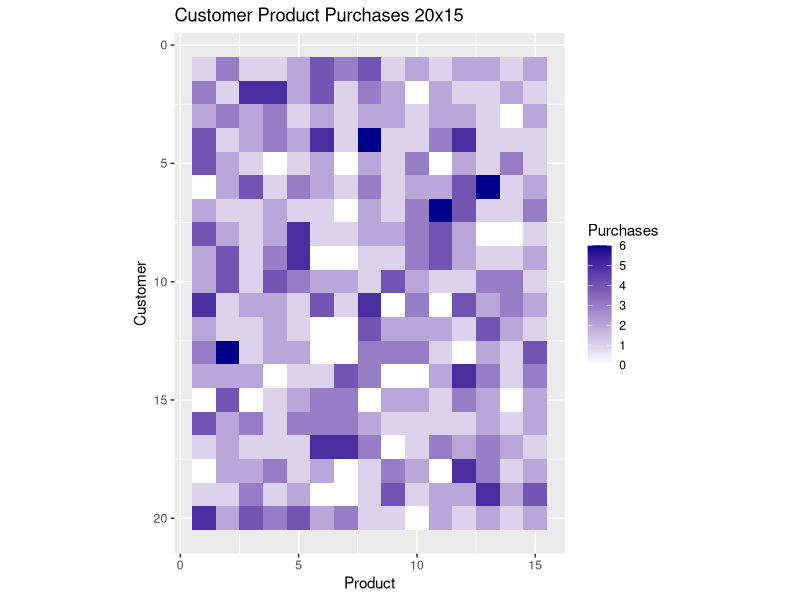
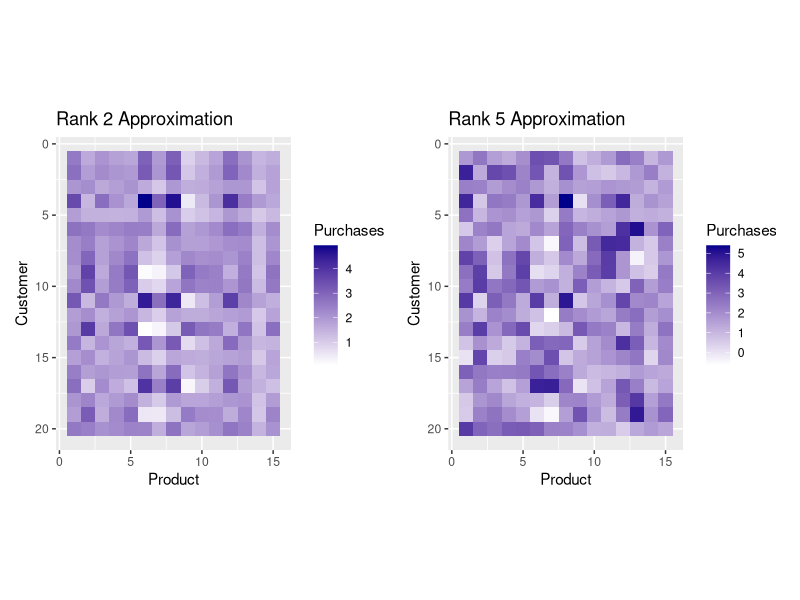
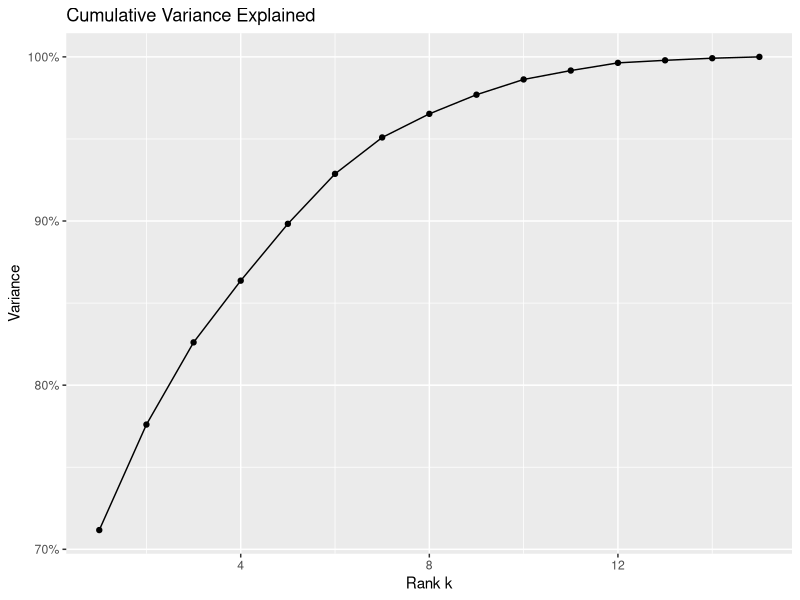

Reproduce these figures in R, in order.
## ---- chunk 1
#| include: false
library(tidyverse)
library(ggplot2)
library(patchwork)
set.seed(123)

# Example customer-product purchase matrix
customers <- paste0("C", 1:20)
products  <- paste0("P", 1:15)
M <- matrix(rpois(300, lambda = 2), nrow = 20, dimnames = list(customers, products))

hm <- function(M, title_txt) {
  tibble::as_tibble(M) |>
    dplyr::mutate(customer = row_number()) |>
    tidyr::pivot_longer(-customer, names_to = "product", values_to = "val") |>
    dplyr::mutate(product = as.integer(factor(product))) |>
    ggplot(aes(product, customer, fill = val)) +
    geom_tile() +
    scale_fill_gradient(low = "white", high = "darkblue") +
    scale_y_reverse() +
    coord_fixed() +
    labs(title = title_txt, x = "Product", y = "Customer", fill = "Purchases")
}
## ---- chunk 2
hm(M, "Customer Product Purchases 20x15")
## ---- chunk 3
sv <- svd(M)
Mk <- function(k) sv$u[,1:k, drop = FALSE] %*% diag(sv$d[1:k], k) %*% t(sv$v[,1:k, drop = FALSE])

p1 <- hm(Mk(2), "Rank 2 Approximation")
p2 <- hm(Mk(5), "Rank 5 Approximation")
p1 + p2
## ---- chunk 4
# show the gif if created
if (file.exists("images/biz_svd_rank_growth.gif")) knitr::include_graphics("images/biz_svd_rank_growth.gif")
## ---- chunk 5
#| echo: true
#| code-fold: true
#| code-summary: plot of cumulatie variance explained
#| label: plot of cumulatie variance explained
var_expl <- sv$d^2 / sum(sv$d^2)
tibble::tibble(k = 1:length(var_expl), share = cumsum(var_expl)) |>
  ggplot(aes(k, share)) +
  geom_line() + geom_point() +
  scale_y_continuous(labels = scales::percent) +
  labs(title = "Cumulative Variance Explained", x = "Rank k", y = "Variance")
